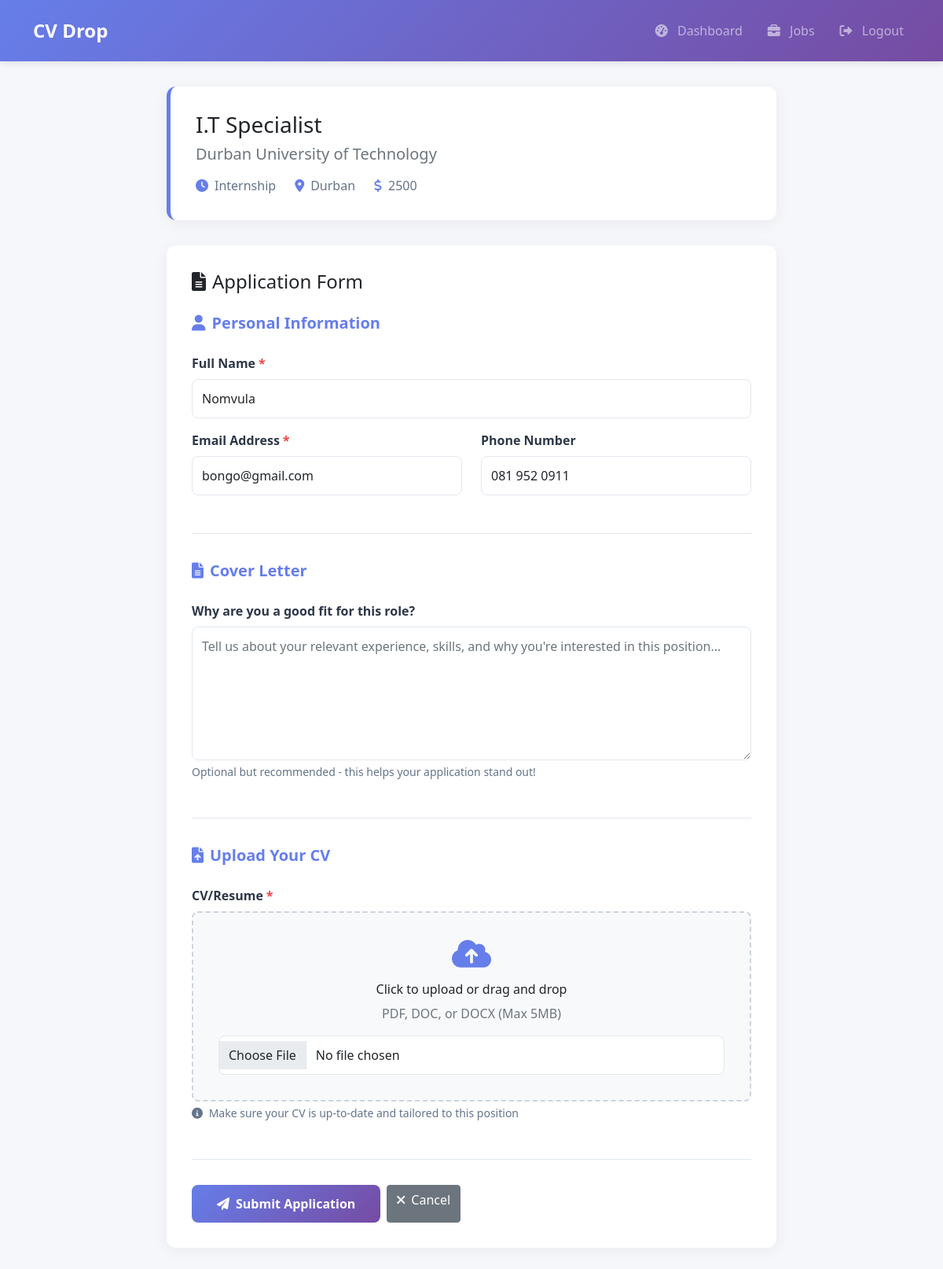
/job/apply/4 (signed in), run on the app's committed database.
### app.py (models this page shows, shortened)
class JobPosting(db.Model):
    id = db.Column(db.Integer, primary_key=True)
    employer_id = db.Column(db.Integer, db.ForeignKey('user.id'), nullable=False)
    company_name = db.Column(db.String(100), nullable=False)
    job_title = db.Column(db.String(200), nullable=False)
    job_description = db.Column(db.Text, nullable=False)
    job_type = db.Column(db.String(50))
    location = db.Column(db.String(100))
    salary_range = db.Column(db.String(100))
    requirements = db.Column(db.Text)
    application_link = db.Column(db.String(500), nullable=True)
    posted_date = db.Column(db.DateTime, default=db.func.current_timestamp())
    is_active = db.Column(db.Boolean, default=True)
    click_count = db.Column(db.Integer, default=0)

class Profile(db.Model):
    id = db.Column(db.Integer, primary_key=True)
    user_id = db.Column(db.Integer, db.ForeignKey('user.id'), nullable=False)
    name = db.Column(db.String(100))
    contact = db.Column(db.String(20))
    course = db.Column(db.String(100))
    institution = db.Column(db.String(100))
    graduation_status = db.Column(db.String(50))
    skills = db.Column(db.Text)
    experience = db.Column(db.Text)
    projects = db.Column(db.Text)
    certifications = db.Column(db.Text)
    awards = db.Column(db.Text)

class User(UserMixin, db.Model):
    id = db.Column(db.Integer, primary_key=True)
    email = db.Column(db.String(120), unique=True, nullable=False)
    password_hash = db.Column(db.String(128))
    role = db.Column(db.String(20), nullable=False)

### app.py (the view, shortened to what this page needs)
    @app.route('/job/apply/<int:job_id>', methods=['GET', 'POST'])
    @login_required
    def apply_job(job_id):
        if current_user.role != 'student':
            flash('Access denied. Students only.', 'danger')
            return redirect(url_for('login'))
        job = JobPosting.query.get_or_404(job_id)
        profile = Profile.query.filter_by(user_id=current_user.id).first()
        existing_application = JobApplication.query.filter_by(job_id=job_id, student_id=current_user.id).first()
        if existing_application:
            flash('You have already applied to this job!', 'warning')
            return redirect(url_for('student_jobs'))
        return render_template('student/apply_job.html', job=job, profile=profile)

### templates/student/apply_job.html (shortened to what this page needs)
<!DOCTYPE html>
<html lang="en">
<head>
    <link href="https://cdn.jsdelivr.net/npm/bootstrap@5.1.3/dist/css/bootstrap.min.css" rel="stylesheet">
    <link rel="stylesheet" href="https://cdnjs.cloudflare.com/ajax/libs/font-awesome/6.0.0/css/all.min.css">
</head>
<body>
    <nav class="navbar navbar-expand-lg navbar-dark">
        <div class="container">
            <a class="navbar-brand" href="{{ url_for('index') }}">CV Drop</a>
            <div class="collapse navbar-collapse" id="navbarNav">
                <div class="navbar-nav ms-auto">
                    <a class="nav-link" href="{{ url_for('student_dashboard') }}">
                        <i class="fas fa-tachometer-alt"></i> Dashboard
                    </a>
                    <a class="nav-link" href="{{ url_for('student_jobs') }}">
                        <i class="fas fa-briefcase"></i> Jobs
                    </a>
                    <a class="nav-link" href="{{ url_for('logout') }}">
                        <i class="fas fa-sign-out-alt"></i> Logout
                    </a>
                </div>
            </div>
        </div>
    </nav>
    <div class="container application-container">
        <div class="job-info-card">
            <h3>{{ job.job_title }}</h3>
            <h5 class="text-muted">{{ job.company_name }}</h5>
            <div class="job-meta">
                {% if job.job_type %}
                <div class="job-meta-item">
                    <i class="fas fa-clock"></i>
                    <span>{{ job.job_type }}</span>
                </div>
                {% endif %}
                {% if job.location %}
                <div class="job-meta-item">
                    <i class="fas fa-map-marker-alt"></i>
                    <span>{{ job.location }}</span>
                </div>
                {% endif %}
                {% if job.salary_range %}
                <div class="job-meta-item">
                    <i class="fas fa-dollar-sign"></i>
                    <span>{{ job.salary_range }}</span>
                </div>
                {% endif %}
            </div>
        </div>
        <div class="form-card">
            <h4 class="mb-4"><i class="fas fa-file-alt me-2"></i>Application Form</h4>
            <form method="POST" action="{{ url_for('apply_job', job_id=job.id) }}" enctype="multipart/form-data">
                <div class="form-section">
                    <div class="section-title">
                        <i class="fas fa-user me-2"></i>Personal Information
                    </div>
                    <div class="mb-3">
                        <label for="name" class="form-label required-field">Full Name</label>
                        <input type="text" class="form-control" id="name" name="name"
                               value="{{ profile.name if profile else '' }}" required>
                    </div>
                    <div class="row">
                        <div class="col-md-6 mb-3">
                            <label for="email" class="form-label required-field">Email Address</label>
                            <input type="email" class="form-control" id="email" name="email"
                                   value="{{ current_user.email }}" required>
                        </div>
                        <div class="col-md-6 mb-3">
                            <label for="phone" class="form-label">Phone Number</label>
                            <input type="tel" class="form-control" id="phone" name="phone"
                                   value="{{ profile.contact if profile else '' }}"
                                   placeholder="+27 123 456 789">
                        </div>
                    </div>
                </div>
                <div class="form-section">
                    <div class="section-title">
                        <i class="fas fa-file-alt me-2"></i>Cover Letter
                    </div>
                    <div class="mb-3">
                        <label for="cover_letter" class="form-label">Why are you a good fit for this role?</label>
                        <textarea class="form-control" id="cover_letter" name="cover_letter" rows="6"
                                  placeholder="Tell us about your relevant experience, skills, and why you're interested in this position..."></textarea>
                        <div class="help-text">Optional but recommended - this helps your application stand out!</div>
                    </div>
                </div>
                <div class="form-section">
                    <div class="section-title">
                        <i class="fas fa-file-upload me-2"></i>Upload Your CV
                    </div>
                    <div class="mb-3">
                        <label for="cv" class="form-label required-field">CV/Resume</label>
                        <div class="file-upload-area">
                            <i class="fas fa-cloud-upload-alt"></i>
                            <h6>Click to upload or drag and drop</h6>
                            <p class="text-muted mb-3">PDF, DOC, or DOCX (Max 5MB)</p>
                            <input type="file" class="form-control" id="cv" name="cv"
                                   accept=".pdf,.doc,.docx" required>
                        </div>
                        <div class="help-text">
                            <i class="fas fa-info-circle me-1"></i>
                            Make sure your CV is up-to-date and tailored to this position
                        </div>
                    </div>
                </div>
                <div class="d-flex gap-2">
                    <button type="submit" class="btn btn-primary">
                        <i class="fas fa-paper-plane me-2"></i>Submit Application
                    </button>
                    <a href="{{ url_for('student_jobs') }}" class="btn btn-secondary">
                        <i class="fas fa-times me-2"></i>Cancel
                    </a>
                </div>
            </form>
        </div>
    </div>
</body>
</html>

### templates/student/apply_job.html (style rules this page uses)
:root { --primary-color: #667eea; --secondary-color: #764ba2; }
body { font-family: 'Segoe UI', Tahoma, Geneva, Verdana, sans-serif; background-color: #f5f7fa; }
.navbar { background: linear-gradient(135deg, var(--primary-color), var(--secondary-color)); box-shadow: 0 2px 10px rgba(0, 0, 0, 0.1); padding: 1rem 0; }
.navbar-brand { font-weight: 700; font-size: 1.5rem; }
.nav-link { font-weight: 500; margin-left: 1rem; }
.nav-link i { margin-right: 8px; }
.application-container { max-width: 800px; margin: 2rem auto; }
.job-info-card { background: white; border-radius: 12px; padding: 2rem; box-shadow: 0 4px 20px rgba(0, 0, 0, 0.05); margin-bottom: 2rem; border-left: 5px solid var(--primary-color); }
.form-card { background: white; border-radius: 12px; padding: 2rem; box-shadow: 0 4px 20px rgba(0, 0, 0, 0.05); }
.form-section { margin-bottom: 2rem; padding-bottom: 2rem; border-bottom: 1px solid #e2e8f0; }
.section-title { font-size: 1.25rem; font-weight: 600; margin-bottom: 1.5rem; color: var(--primary-color); }
.form-label { font-weight: 600; color: #2d3748; }
.form-control, .form-select { border-radius: 8px; border: 1px solid #e2e8f0; padding: 0.75rem; }
.file-upload-area { border: 2px dashed #cbd5e0; border-radius: 8px; padding: 2rem; text-align: center; transition: all 0.3s ease; background-color: #f8f9fa; }
.file-upload-area i { font-size: 2.5rem; color: var(--primary-color); margin-bottom: 1rem; }
.btn-primary { background: linear-gradient(135deg, var(--primary-color), var(--secondary-color)); border: none; padding: 0.75rem 2rem; font-weight: 600; border-radius: 8px; }
.required-field::after { content: "*"; color: #ef4444; margin-left: 0.25rem; }
.job-meta { display: flex; flex-wrap: wrap; gap: 1.5rem; margin-top: 1rem; color: #64748b; }
.job-meta-item { display: flex; align-items: center; gap: 0.5rem; }
.job-meta-item i { color: var(--primary-color); }
.help-text { font-size: 0.875rem; color: #64748b; margin-top: 0.25rem; }

### data on the page
JobPosting: job_title "I.T Specialist", company_name "Durban University of Technology", job_type "Internship", location "Durban", salary_range "2500"
Profile: name "Nomvula", phone "081 952 0911"
User: email "bongo@gmail.com"
